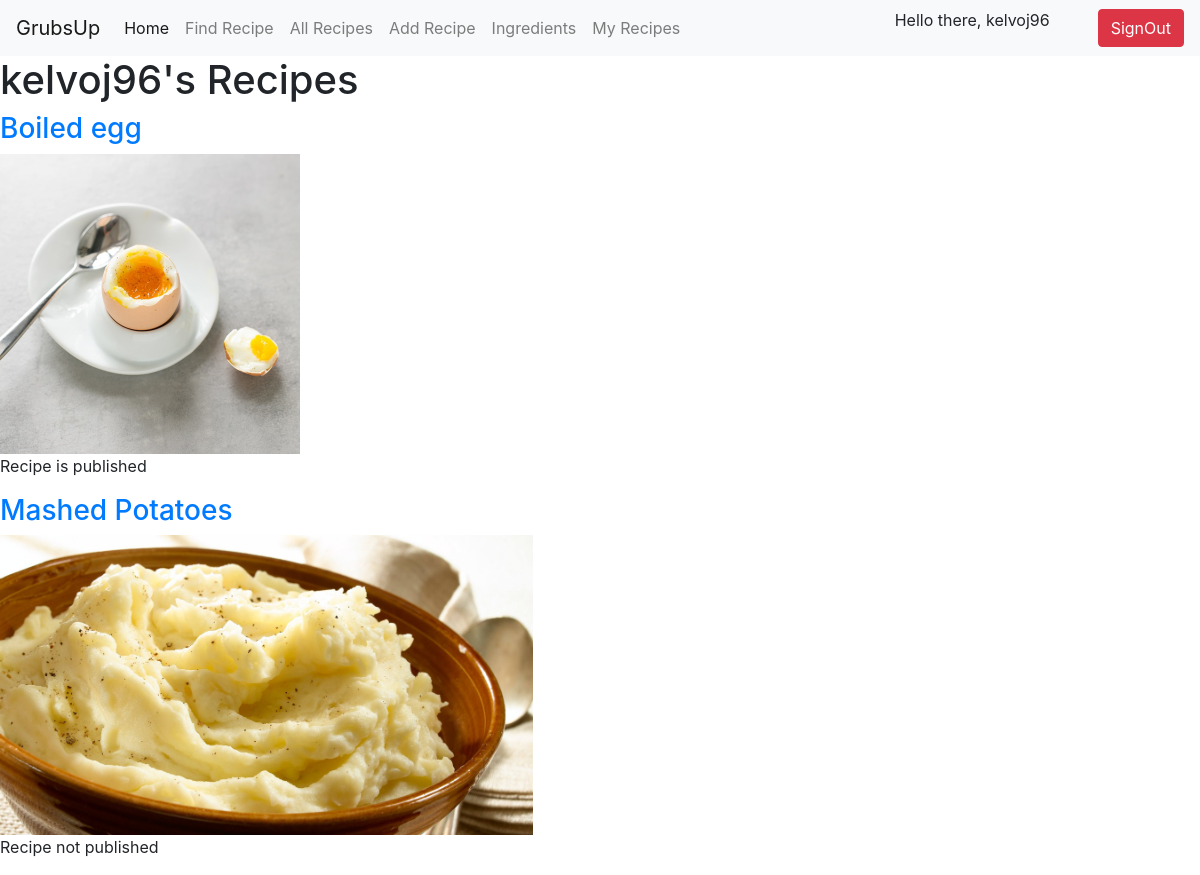
Screenshot of /recipes/my_recipes/2/ (signed in) with the database file from the repository.
### accounts/models.py (models this page shows)
class CustomUser(AbstractUser):
    pass

### recipes/models.py (models this page shows, shortened)
class Recipe(models.Model):
    EASY = 'easy'
    INTERMEDIATE = 'intermediate'
    HARD = 'hard'
    DIFFS = [
        (EASY, 'Easy'),
        (INTERMEDIATE, 'Intermediate'),
        (HARD, 'Hard'),
    ]
    name = models.CharField(max_length=100, blank=False)
    image = models.ImageField(upload_to='recipes', blank=False)
    description = models.TextField(max_length=250, blank=True)
    cooking_hours = models.PositiveIntegerField(blank=True)
    cooking_minutes = models.PositiveIntegerField(range(0,59), blank=True)
    difficulty = models.CharField(max_length=50, choices=DIFFS)
    published = models.BooleanField(editable=False, default=False)
    creator = models.ForeignKey(
        CustomUser,
        on_delete=models.CASCADE,
        default=1,
        )

### recipes/views.py (the view)
# urls.py: path('my_recipes/<int:user_id>/', views.show_my_recipes, name='my_recipes'),
def show_my_recipes(request, user_id):
    my_recipes = models.Recipe.objects.filter(creator=user_id)
    return render(request, 'my_recipes.html', {'my_recipes': my_recipes})

### pages/templates/my_recipes.html
{% extends 'base.html' %}
{% block content %}
<h1>{{user.username}}'s Recipes</h1>
{% if my_recipes %}
    {% for mr in my_recipes %}
    <h3><a href="{% url 'recipes:single_recipe' mr.id %}">{{mr.name}}</a></h3>
    <img src="{{mr.image.url}}" style="max-height:300px">
        {% if mr.published %}
        <p>Recipe is published</p>
        {% else %}
        <p>Recipe not published</p>
        {% endif %}
    {% endfor %}
{% endif %}
{% endblock %}

### pages/templates/base.html (shortened to what this page needs)
<!DOCTYPE html>
<html lang="en">
<head>
    <link rel="stylesheet" href="https://stackpath.bootstrapcdn.com/bootstrap/4.3.1/css/bootstrap.min.css">
</head>
<body>
    <nav class="navbar navbar-expand-lg navbar-light bg-light">
        <a class="navbar-brand" href="{% url 'landing' %}">GrubsUp</a>
        <div class="collapse navbar-collapse" id="navbarNavAltMarkup">
          <div class="navbar-nav">
            <a class="nav-item nav-link active" href="{% url 'homepage' %}">Home <span class="sr-only">(current)</span></a>
            <a class="nav-item nav-link" href="#">Find Recipe</a>
            <a class="nav-item nav-link" href="{% url 'recipes:all_recipes' %}">All Recipes</a>
            <a class="nav-item nav-link" href="{% url 'recipes:add_recipe' %}">Add Recipe</a>
            <a class="nav-item nav-link" href="{% url 'recipes:all_ingredients' %}">Ingredients</a>
            {% if user.is_authenticated %}
            <a class="nav-item nav-link" href="{% url 'recipes:my_recipes' user.id %}">My Recipes</a>
            {% endif %}
          </div>
        </div>
        {% if user.is_authenticated %}
        <p>Hello there, {{ user.username }}</p>
        <button class="btn btn-danger ml-5"><a href="{% url 'logout' %}" class="text-white">SignOut</a></button>
        {% endif %}
      </nav>
    {% block content %}
    {% endblock content %}
</body>
</html>

### rows the page displays
CustomUser: username "kelvoj96"
Recipe: name "Boiled egg", image (picture), published "Recipe is published"
Recipe: name "Mashed Potatoes", image (picture), published "Recipe not published"
